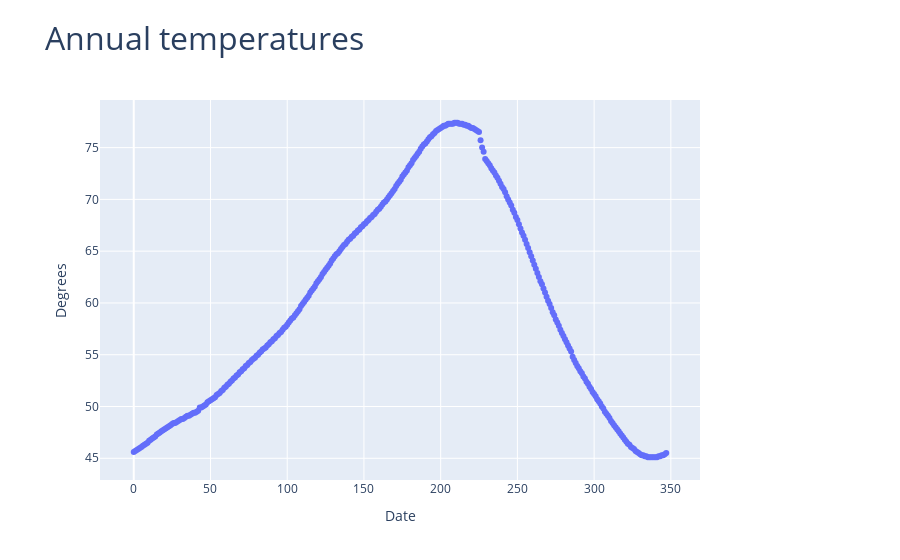

Notebook code for this chart:
### Code cell
fig01 = make_subplots(rows=1,cols=1, specs=[[{'type':'bar'}]])

fig01.add_scatter(x=df.index,
                 y=df.average,
                 mode='markers',
                  name='temperatures',
                  row=1,col=1)

fig01.update_layout({'title':{'text':'Annual temperatures', 'font':{'size':32}},
                     'margin': {'l':100,'r':200}})

fig01.update_xaxes({'title':{'text':'Date'}})
fig01.update_yaxes({'title':{'text':'Degrees'}})

iplot(fig01)

### Figure 1 — Plotly figure (JSON) as saved in the notebook; plotly's stock layout.template omitted (floating-point values rounded to 4 significant figures; data arrays with more than 128 entries replaced by an {"elided": "..."} marker saying what was removed)
{"data": [{"mode": "markers", "name": "temperatures", "type": "scatter", "x": {"elided": "348 int values"}, "xaxis": "x", "y": {"elided": "348 float values"}, "yaxis": "y"}], "layout": {"margin": {"l": 100, "r": 200}, "title": {"font": {"size": 32}, "text": "Annual temperatures"}, "xaxis": {"anchor": "y", "domain": [0, 1], "title": {"text": "Date"}}, "yaxis": {"anchor": "x", "domain": [0, 1], "title": {"text": "Degrees"}}}}
